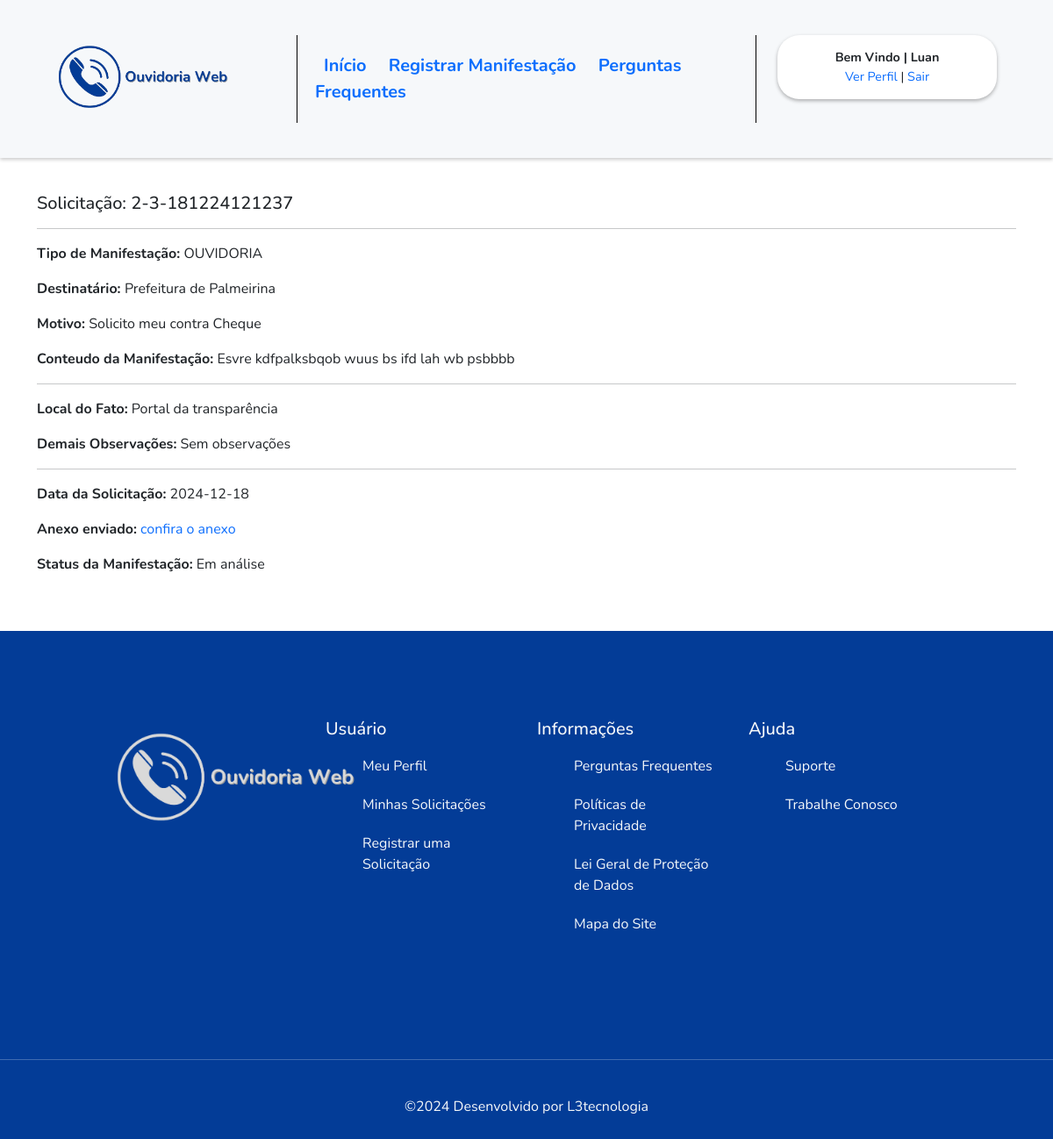
The app's page /manifestacao.php?id_manifestacao=23 (signed in) with its own data.
### tables this page shows
CREATE TABLE `tb_manifestacoes` (
  `id_manifestacao` int(11) NOT NULL,
  `motivo_manifestacao` varchar(100) NOT NULL,
  `id_entidade_manifestacao` int(11) NOT NULL,
  `id_tipo_manifestacao` int(11) NOT NULL,
  `conteudo_manifestacao` text NOT NULL,
  `observacoes_manifestacao` text NOT NULL,
  `local_manifestacao` varchar(200) NOT NULL,
  `arquivo_manifestacao` varchar(200) NOT NULL,
  `id_usuario_manifestacao` int(11) NOT NULL,
  `status_manifestacao` varchar(1) NOT NULL,
  `data_manifestacao` date NOT NULL,
  `protocolo_manifestacao` varchar(100) NOT NULL
);

CREATE TABLE `tb_tipo_manifestacoes` (
  `id_tipo_manifestacao` int(11) NOT NULL,
  `nome_tipo_manifestacao` varchar(200) NOT NULL
);

CREATE TABLE `tb_entidades` (
  `id_entidade` int(11) NOT NULL,
  `nome_entidade` varchar(200) NOT NULL,
  `email_entidade` varchar(200) NOT NULL,
  `telefone_entidade` varchar(20) NOT NULL
);

### provedores/Classes.php (called while the page is built, shortened)
<?php
class Manifestacoes implements interface_manifestacoes {
    private $conexao;
    public function __construct()
    {
        $this->conexao = new Conexao;
    }
    public function chama_manifestacao($id_manifestacao){
        $query = "SELECT m.* , tm.nome_tipo_manifestacao, e.nome_entidade
                FROM tb_manifestacoes m
                JOIN tb_entidades e ON e.id_entidade = m.id_entidade_manifestacao JOIN tb_tipo_manifestacoes tm ON m.id_tipo_manifestacao = tm.id_tipo_manifestacao
                WHERE m.id_manifestacao = :id_manifestacao";
        try {
            $conn = $this->conexao->Conectar();
            $stmt = $conn->prepare($query);
            $stmt->bindValue(':id_manifestacao', $id_manifestacao);
            $stmt->execute();
            return $r = $stmt->fetch(PDO::FETCH_ASSOC);
        } catch (PDOException $e) {
            throw new Exception('Erro chamar a manifestação: ' . $e->getMessage());
        }
    }
}

### manifestacao.php (the view, shortened to what this page needs)
<?php
require_once 'provedores/Classes.php';
require_once 'controladores/Controller.php';
$Manifestacoes = new Manifestacoes;
$minha_manifetacao = $Manifestacoes->chama_manifestacao($_GET['id_manifestacao']);
extract($minha_manifetacao);
?>
<div class="container mt-4">
    <div class="row">
        <div class="mt-3">
            <h5>Solicitação: <?=$minha_manifetacao['protocolo_manifestacao'] ?></h5>
            <hr>
        </div>
        <div class="col-12">
            <p><strong>Tipo de Manifestação: </strong><?=$nome_tipo_manifestacao ?></p>
            <p><strong>Destinatário: </strong><?=$nome_entidade ?></p>
            <p><strong>Motivo: </strong> <?=$motivo_manifestacao ?></p>
            <p><strong>Conteudo da Manifestação: </strong> <?=$conteudo_manifestacao ?></p>
            <hr>
            <p><strong>Local do Fato:</strong> <?=$local_manifestacao ?></p>
            <p><strong>Demais Observações:</strong> <?=$observacoes_manifestacao ?></p>
            <hr>
            <p><strong>Data da Solicitação:</strong> <?=$data_manifestacao ?></p>
            <?php if($arquivo_manifestacao == 'Sem anexos') {
                 $arquivo_manifestacao = 'sem anexos enviados'; ?>
                <p><strong>Anexo enviado:</strong> <?=$arquivo_manifestacao?></p>
            <?php } else { ?>
                <p><strong>Anexo enviado:</strong> <a href="<?=$arquivo_manifestacao ?>" target="_blank">confira o anexo</a></p>
            <?php }  ?>
            <?php if($status_manifestacao == 'A'){
                $status_manifestacao = 'Em análise';
            } else {
                $status_manifestacao = 'Finalizado';
            } ?>
            <p><strong>Status da Manifestação:</strong> <?=$status_manifestacao ?></p>
        </div>
    </div>
</div>
<?php include_once 'controladores/Footer.php' ?>

### controladores/Controller.php (shortened to what this page needs)
<!doctype html>
<html lang="pt-br">
<head>
    <link rel="stylesheet" href="assets/css/style.css">
    <link rel="stylesheet" href="https://cdn.datatables.net/2.0.3/css/dataTables.dataTables.css">
    <link href="https://cdn.jsdelivr.net/npm/bootstrap@5.3.3/dist/css/bootstrap.min.css" rel="stylesheet">
</head>
<body>
    <header>
        <nav class="nav_controller navbar d-none d-lg-block d-xl-block d-xxl-block">
            <div class="container-fluid">
                <div class="container ">
                    <div class="row ">
                        <div class="col-3 col-xl-3 col-lg-3">
                            <a href="dashboard.php"><img src="assets/images/logo_ouvidoria.png" width="200px" alt="Ouvidoria Web"></a>
                        </div>
                        <div class="col-6 col-xl-6 col-lg-6">
                            <div class="cont_sessao2">
                                <span class="spanPersonal">
                                    <strong><a class="aPersonal" href="dashboard.php">Início</a></strong>
                                </span>
                                <span class="spanPersonal">
                                    <strong><a class="aPersonal" href="dashboard.php#main">Registrar Manifestação</a></strong>
                                </span>
                                <span class="spanPersonal">
                                    <strong><a class="aPersonal" href="">Perguntas Frequentes</a></strong>
                                </span>
                            </div>
                        </div>
                        <div class="col-3 col-xl-3 col-lg-3  text-end">
                            <div class="cont_sessao text-center">
                                <strong>Bem Vindo | <?= $_SESSION['nome_usuario'] ?></strong></br>
                                <a href="perfil.php">Ver Perfil</a> | <a href="sair.php">Sair </a>
                            </div>
                        </div>
                    </div>
                </div>
            </div>
        </nav>
    </header>
    <main>

### controladores/Footer.php (shortened to what this page needs)
<footer class="mt-5">
    <div class="container">
        <div class="row">
            <div class="col-lg-3 col-xl-3 col-xxl-3 col-sm-12 col-md-12 logo_footer">
                <img src="assets/images/ouvidoria_web_branco.png" width="280px" alt="Ouvidoria Web">
            </div>
            <div class="col-3 col-lg-3 col-xl-3 col-xxl-3 col-sm-12 col-md-12 logo_footer">
                <h5>Usuário</h5>
                <ul>
                    <li><a href="perfil.php">Meu Perfil</a></li>
                    <li><a href="minhas_manifestacoes.php">Minhas Solicitações</a></li>
                    <li><a href="dashboard.php#main">Registrar uma Solicitação</a></li>
                </ul>
            </div>
            <div class="col-lg-3 col-xl-3 col-xxl-3 col-sm-12 col-md-12 logo_footer">
                <h5>Informações</h5>
                <ul>
                    <li><a href="">Perguntas Frequentes</a></li>
                    <li><a href="">Políticas de Privacidade</a></li>
                    <li><a href="">Lei Geral de Proteção de Dados</a></li>
                    <li><a href="">Mapa do Site</a></li>
                </ul>
            </div>
            <div class="col-lg-3 col-xl-3 col-xxl-3 col-sm-12 col-md-12 logo_footer">
            <h5>Ajuda</h5>
                <ul>
                    <li><a href="">Suporte</a></li>
                    <li><a href="">Trabalhe Conosco</a></li>
                    <li><a href=""></a></li>
                    <li><a href=""></a></li>
                </ul>
            </div>
        </div>
    </div>
    <hr>
    <div class="text-center">
        <div class="subfooter">
            &copy;<?= date('Y')?>  Desenvolvido por L3tecnologia
        </div>
    </div>
</footer>
</main>
</body>
</html>

### assets/css/style.css (style rules this page uses)
:root { --white: #fff; --backpadrao: #f6f8fa !important; --cor_padrao : #033c97 !important; }
body { font-family: 'Nunito', sans-serif !important; background-color: #fff !important; }
a { text-decoration: none !important; }
.nav_controller { background-color: #f6f8fa !important; padding: 40px !important; box-shadow: 0px 2px 4px rgba(0, 0, 0, 0.2); }
.cont_sessao { background-color: var(--white); padding: 15px; border-radius: 25px; box-shadow: 0px 2px 4px rgba(0, 0, 0, 0.3); font-size: 0.9rem; }
.cont_sessao2 { padding: 20px; border-right: 1px solid black; border-left: 1px solid black; }
.spanPersonal { padding: 10px; font-size: 20px; text-decoration: none; margin-bottom: 10px; color: var(--cor_padrao); }
footer { background-color: var(--cor_padrao); color: var(--backpadrao); text-decoration-color: var(--backpadrao); }
footer .container { padding: 100px; }
footer ul { list-style: none; text-decoration: none; }
footer a { color: var(--backpadrao); }
footer li { padding: 10px; }
.subfooter { padding: 25px; }

### records on screen
tb_manifestacoes: protocolo_manifestacao "2-3-181224121237", id_tipo_manifestacao.nome_tipo_manifestacao "OUVIDORIA", tb_entidades.nome_entidade "Prefeitura de Palmeirina", motivo_manifestacao "Solicito meu contra Cheque", conteudo_manifestacao "Esvre kdfpalksbqob wuus bs ifd lah wb psbbbb", local_manifestacao "Portal da transparência", observacoes_manifestacao "Sem observações", data_manifestacao "2024-12-18", status_manifestacao "Em análise"

### other values on screen
$_SESSION['nome_usuario'] "Luan"
